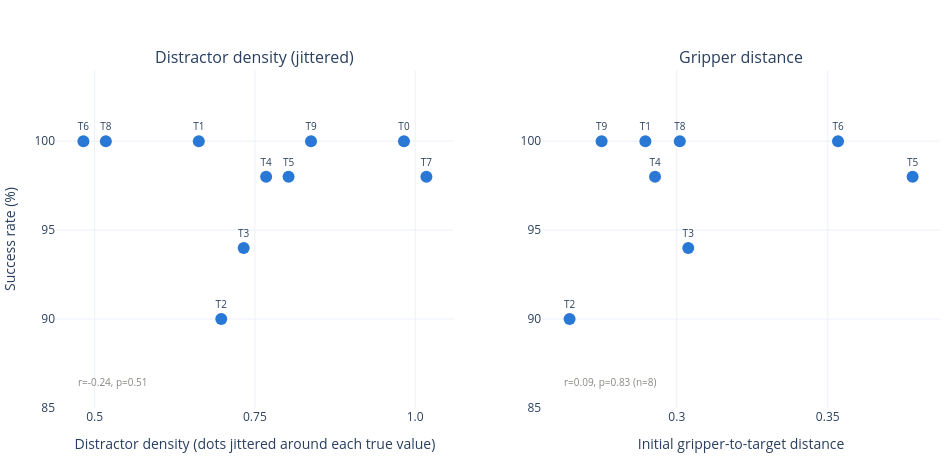

Write notebook code for a chart like this one.
### Markdown cell above
**Takeaway:** two different reasons a task can be "hard." `T3` sits far right but still high up, slow (60% of its step budget) but usually succeeds. `T2` sits lower but not far right, quick (29% of its budget) but the least reliable task in the suite.

## 5. Scene-property correlations (Spearman)

Do more cluttered scenes (higher distractor density, more objects) or a farther starting gripper position predict failure? Tested within this suite (n=10 tasks, so treat as low-power/exploratory, the properly-powered version pools all 4 suites).

### Code cell
from scipy.stats import spearmanr

r_dd, p_dd = spearmanr(nlp["distractor_density"], nlp["success_rate"])
valid_dist = nlp[nlp["initial_distance"] > 0]  # -1.0 is the "couldn't compute" sentinel, exclude it
r_dist, p_dist = spearmanr(valid_dist["initial_distance"], valid_dist["success_rate"])

if nlp["n_objects_sim"].nunique() > 1:
    r_obj, p_obj = spearmanr(nlp["n_objects_sim"], nlp["success_rate"])
else:
    r_obj, p_obj = float("nan"), float("nan")
    print("n_objects_sim has zero variance in this suite (every task has the same object count): correlation undefined")

print(f"distractor_density  vs success_rate: r={r_dd:.3f}, p={p_dd:.3f}")
print(f"initial_distance    vs success_rate: r={r_dist:.3f}, p={p_dist:.3f}  (n={len(valid_dist)}/10 tasks)")

# Several tasks share the exact same distractor_density (only 3 distinct values: 0.5/0.75/1.0),
# and some even share the same success rate too (e.g. T1 & T9 both sit at 0.75/100%), so their
# markers would sit exactly on top of each other. Jitter spreads tied points apart on the x-axis
# so every task gets its own visible dot and its own label; hover always shows the true density.
nlp_j = nlp.copy()
nlp_j["density_x"] = nlp_j["distractor_density"].astype(float)
step = 0.035
for _, idx in nlp_j.groupby("distractor_density").groups.items():
    idx = list(idx)
    n = len(idx)
    for rank, i in enumerate(idx):
        nlp_j.loc[i, "density_x"] += (rank - (n - 1) / 2) * step

fig = make_subplots(rows=1, cols=2, subplot_titles=("Distractor density (jittered)", "Gripper distance"))
fig.add_trace(go.Scatter(
    x=nlp_j["density_x"], y=nlp_j["success_pct"], mode="markers+text",
    text=nlp_j["task_short"], textposition="top center", textfont=dict(size=10),
    customdata=nlp_j[["instruction", "distractor_density"]],
    hovertemplate="%{text}: %{customdata[0]}<br>Density=%{customdata[1]}, Success=%{y:.0f}%<extra></extra>",
    marker=dict(size=12, color="#2a78d6"), name="density",
), row=1, col=1)
fig.add_trace(go.Scatter(
    x=valid_dist["initial_distance"], y=valid_dist["success_pct"], mode="markers+text",
    text=valid_dist["task_short"], textposition="top center", textfont=dict(size=10),
    customdata=valid_dist[["instruction"]],
    hovertemplate="%{text}: %{customdata[0]}<br>Distance=%{x:.3f}, Success=%{y:.0f}%<extra></extra>",
    marker=dict(size=12, color="#2a78d6"), name="distance",
), row=1, col=2)

fig.update_yaxes(title_text="Success rate (%)", range=[85, 104], row=1, col=1)
fig.update_yaxes(range=[85, 104], row=1, col=2)
# Ticks are pinned to the 3 real density values (0.5/0.75/1.0), not the jittered dot
# positions, so the numbers shown are always true, even though dots near each tick
# are nudged slightly left/right so they don't overlap.
fig.update_xaxes(title_text="Distractor density (dots jittered around each true value)",
                  tickvals=[0.5, 0.75, 1.0], ticktext=["0.5", "0.75", "1.0"], row=1, col=1)
fig.update_xaxes(title_text="Initial gripper-to-target distance", row=1, col=2)
fig.add_annotation(text=f"r={r_dd:.2f}, p={p_dd:.2f}", xref="x domain", yref="y domain",
                    x=0.05, y=0.05, showarrow=False, font=dict(size=10, color="#898781"))
fig.add_annotation(text=f"r={r_dist:.2f}, p={p_dist:.2f} (n={len(valid_dist)})", xref="x2 domain", yref="y2 domain",
                    x=0.05, y=0.05, showarrow=False, font=dict(size=10, color="#898781"))
fig.update_layout(template="plotly_white", height=460, width=950, showlegend=False,
                   margin=dict(l=10, r=10, t=70, b=40))
fig.show()

### Figure 1 — Plotly figure (JSON) as saved in the notebook; plotly's stock layout.template omitted (floating-point values rounded to 4 significant figures)
{"data": [{"customdata": [["Open the middle layer of the drawer", 1], ["Put the bowl on the stove", 0.75], ["Put the wine bottle on the top of the drawer", 0.75], ["Open the top layer of the drawer and put the bowl inside", 0.75], ["Put the bowl on the top of the drawer", 0.75], ["Push the plate to the front of the stove", 0.75], ["Put the cream cheese on the bowl", 0.5], ["Turn on the stove", 1], ["Put the bowl on the plate", 0.5], ["Put the wine bottle on the rack", 0.75]], "hovertemplate": "%{text}: %{customdata[0]}<br>Density=%{customdata[1]}, Success=%{y:.0f}%<extra></extra>", "marker": {"color": "#2a78d6", "size": 12}, "mode": "markers+text", "name": "density", "text": ["T0", "T1", "T2", "T3", "T4", "T5", "T6", "T7", "T8", "T9"], "textfont": {"size": 10}, "textposition": "top center", "type": "scatter", "x": [0.9825, 0.6625, 0.6975, 0.7325, 0.7675, 0.8025, 0.4825, 1.018, 0.5175, 0.8375], "xaxis": "x", "y": [100.0, 100.0, 90.0, 94.0, 98.0, 98.0, 100.0, 98.0, 100.0, 100.0], "yaxis": "y"}, {"customdata": [["Put the bowl on the stove"], ["Put the wine bottle on the top of the drawer"], ["Open the top layer of the drawer and put the bowl inside"], ["Put the bowl on the top of the drawer"], ["Push the plate to the front of the stove"], ["Put the cream cheese on the bowl"], ["Put the bowl on the plate"], ["Put the wine bottle on the rack"]], "hovertemplate": "%{text}: %{customdata[0]}<br>Distance=%{x:.3f}, Success=%{y:.0f}%<extra></extra>", "marker": {"color": "#2a78d6", "size": 12}, "mode": "markers+text", "name": "distance", "text": ["T1", "T2", "T3", "T4", "T5", "T6", "T8", "T9"], "textfont": {"size": 10}, "textposition": "top center", "type": "scatter", "x": [0.2896, 0.2645, 0.3038, 0.2928, 0.3781, 0.3534, 0.301, 0.2751], "xaxis": "x2", "y": [100.0, 90.0, 94.0, 98.0, 98.0, 100.0, 100.0, 100.0], "yaxis": "y2"}], "layout": {"annotations": [{"font": {"size": 16}, "showarrow": false, "text": "Distractor density (jittered)", "x": 0.225, "xanchor": "center", "xref": "paper", "y": 1, "yanchor": "bottom", "yref": "paper"}, {"font": {"size": 16}, "showarrow": false, "text": "Gripper distance", "x": 0.775, "xanchor": "center", "xref": "paper", "y": 1, "yanchor": "bottom", "yref": "paper"}, {"font": {"color": "#898781", "size": 10}, "showarrow": false, "text": "r=-0.24, p=0.51", "x": 0.05, "xref": "x domain", "y": 0.05, "yref": "y domain"}, {"font": {"color": "#898781", "size": 10}, "showarrow": false, "text": "r=0.09, p=0.83 (n=8)", "x": 0.05, "xref": "x2 domain", "y": 0.05, "yref": "y2 domain"}], "height": 460, "margin": {"b": 40, "l": 10, "r": 10, "t": 70}, "showlegend": false, "width": 950, "xaxis": {"anchor": "y", "domain": [0, 0.45], "ticktext": ["0.5", "0.75", "1.0"], "tickvals": [0.5, 0.75, 1], "title": {"text": "Distractor density (dots jittered around each true value)"}}, "xaxis2": {"anchor": "y2", "domain": [0.55, 1], "title": {"text": "Initial gripper-to-target distance"}}, "yaxis": {"anchor": "x", "domain": [0, 1], "range": [85, 104], "title": {"text": "Success rate (%)"}}, "yaxis2": {"anchor": "x2", "domain": [0, 1], "range": [85, 104]}}}
